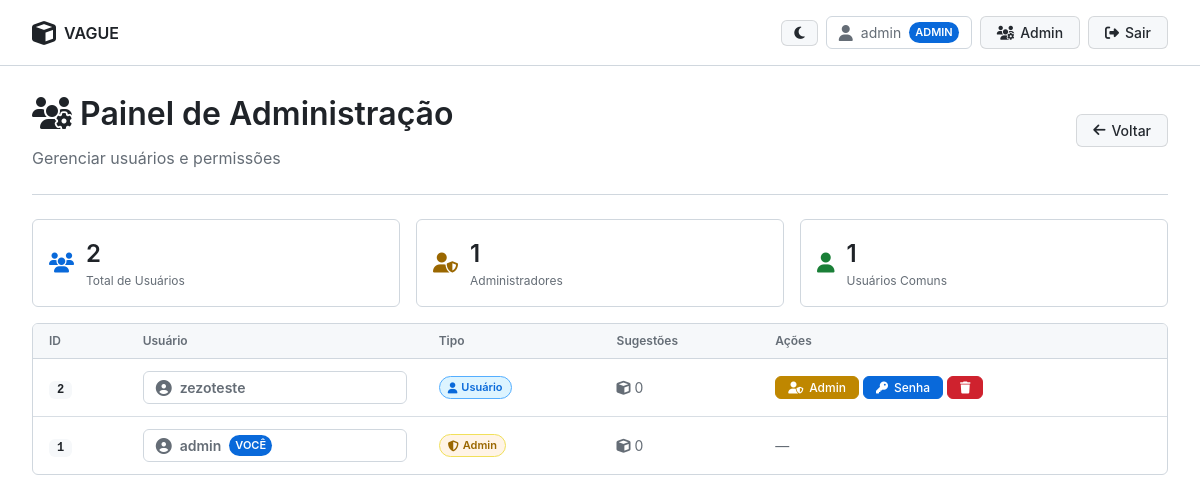
Screenshot of /admin/panel (signed in) with the database file from the repository.
### app.py (models this page shows)
class User(UserMixin, db.Model):
    id = db.Column(db.Integer, primary_key=True)
    username = db.Column(db.String(80), unique=True, nullable=False)
    password = db.Column(db.String(200), nullable=False)
    is_admin = db.Column(db.Boolean, default=False)
    suggestions = db.relationship('ModSuggestion', backref='author', lazy=True)

### app.py (the view)
@app.route('/admin/panel')
@login_required
def admin_panel():
    if not current_user.is_admin:
        flash('Acesso negado', 'error')
        return redirect(url_for('index'))
    users = User.query.order_by(User.id.desc()).all()
    return render_template('admin_panel.html', users=users)

### app.py (called while the page is built)
@login_manager.user_loader
def load_user(user_id):
    return User.query.get(int(user_id))

### templates/admin_panel.html (shortened to what this page needs)
{% extends "base.html" %}
{% block content %}
<div class="dashboard">
    <div class="dashboard-header">
        <div class="header-content">
            <div class="header-title">
                <h1><i class="fas fa-users-cog"></i> Painel de Administração</h1>
                <p class="header-subtitle">Gerenciar usuários e permissões</p>
            </div>
            <a href="{{ url_for('index') }}" class="btn btn-secondary">
                <i class="fas fa-arrow-left"></i> Voltar
            </a>
        </div>
    </div>
    <div class="admin-stats">
        <div class="stat-card-small">
            <i class="fas fa-users"></i>
            <div>
                <h3>{{ users|length }}</h3>
                <p>Total de Usuários</p>
            </div>
        </div>
        <div class="stat-card-small admin">
            <i class="fas fa-user-shield"></i>
            <div>
                <h3>{{ users|selectattr('is_admin')|list|length }}</h3>
                <p>Administradores</p>
            </div>
        </div>
        <div class="stat-card-small users">
            <i class="fas fa-user"></i>
            <div>
                <h3>{{ users|rejectattr('is_admin')|list|length }}</h3>
                <p>Usuários Comuns</p>
            </div>
        </div>
    </div>
    <div class="users-table-container">
        <table class="users-table">
            <thead>
                <tr>
                    <th>ID</th>
                    <th>Usuário</th>
                    <th>Tipo</th>
                    <th>Sugestões</th>
                    <th>Ações</th>
                </tr>
            </thead>
            <tbody>
                {% for user in users %}
                <tr data-user-id="{{ user.id }}">
                    <td><span class="user-id-badge">{{ user.id }}</span></td>
                    <td>
                        <div class="user-info">
                            <i class="fas fa-user-circle"></i>
                            <span class="username">{{ user.username }}</span>
                            {% if user.id == current_user.id %}
                            <span class="you-badge">Você</span>
                            {% endif %}
                        </div>
                    </td>
                    <td>
                        {% if user.is_admin %}
                        <span class="role-badge admin">
                            <i class="fas fa-shield-alt"></i> Admin
                        </span>
                        {% else %}
                        <span class="role-badge user">
                            <i class="fas fa-user"></i> Usuário
                        </span>
                        {% endif %}
                    </td>
                    <td>
                        <span class="suggestions-count">
                            <i class="fas fa-cube"></i> {{ user.suggestions|length }}
                        </span>
                    </td>
                    <td>
                        {% if user.id != current_user.id %}
                        <div class="action-buttons">
                            <button class="btn btn-sm btn-warning" onclick="toggleAdminStatus({{ user.id }})" title="Alternar Admin">
                                <i class="fas fa-user-shield"></i> Admin
                            </button>
                            <button class="btn btn-sm btn-info" onclick="openResetPasswordModal({{ user.id }}, '{{ user.username }}')" title="Alterar Senha">
                                <i class="fas fa-key"></i> Senha
                            </button>
                            <button class="btn btn-sm btn-danger" onclick="deleteUser({{ user.id }}, '{{ user.username }}')" title="Excluir Usuário">
                                <i class="fas fa-trash"></i>
                            </button>
                        </div>
                        {% else %}
                        <span class="text-muted">—</span>
                        {% endif %}
                    </td>
                </tr>
                {% endfor %}
            </tbody>
        </table>
    </div>
</div>
{% endblock %}

### templates/base.html (shortened to what this page needs)
<!DOCTYPE html>
<html lang="pt-BR">
<head>
    <link rel="stylesheet" href="{{ url_for('static', filename='css/github.css') }}">
    <link rel="stylesheet" href="https://cdnjs.cloudflare.com/ajax/libs/font-awesome/6.4.0/css/all.min.css">
</head>
<body>
    <nav class="navbar">
        <div class="nav-container">
            <div class="logo">
                <i class="fas fa-cube"></i>
                <span>VAGUE</span>
            </div>
            {% if current_user.is_authenticated %}
            <div class="nav-menu">
                <button class="theme-toggle" onclick="toggleTheme()" title="Alternar tema">
                    <i class="fas fa-moon" id="theme-icon"></i>
                </button>
                <div class="user-info">
                    <i class="fas fa-user"></i>
                    <span>{{ current_user.username }}</span>
                    {% if current_user.is_admin %}
                    <span class="you-badge">ADMIN</span>
                    {% endif %}
                </div>
                {% if current_user.is_admin %}
                <a href="{{ url_for('admin_panel') }}" class="btn btn-secondary">
                    <i class="fas fa-users-cog"></i> Admin
                </a>
                {% endif %}
                <a href="{{ url_for('logout') }}" class="btn btn-secondary">
                    <i class="fas fa-sign-out-alt"></i> Sair
                </a>
            </div>
            {% endif %}
        </div>
    </nav>
    <div class="container">
        {% block content %}{% endblock %}
    </div>
</body>
</html>

### rows the page displays
User: username "admin", id "1", shows "VOCÊ", is_admin True (drawn), suggestions|length "0"
User: id "2", username "zezoteste", is_admin False (drawn), suggestions|length "0"

### other values shown
{{ users|length }} "2"
{{ users|selectattr('is_admin')|list|length }} "1"
{{ users|rejectattr('is_admin')|list|length }} "1"
